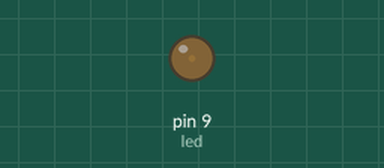
This sketch was run on a simulated Arduino Uno, built with avr-gcc and run on an emulated ATmega328P. Parts: output pins drawn as LEDs (lit = HIGH).

Above: at 0.05 s.
At 1.15 s:
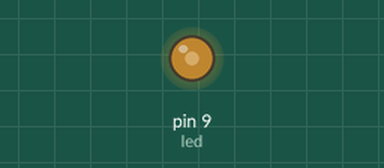
At 2.3 s:
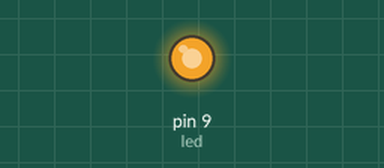
At 4.55 s:
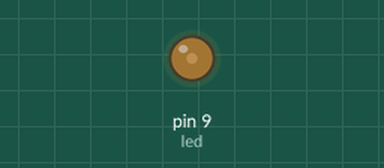
Timing chart, 0 to 6.6 s (numbered marks = the images above):
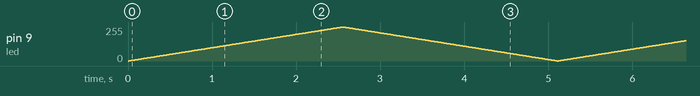

The sketch:

bright.ino
```cpp
const int led = 9;
int brightness = 0;
int increment = 1;

void setup() {

}

void loop() {
  analogWrite(led, brightness);

  brightness = brightness + increment;

  if((brightness >= 255)||(brightness <=0)) increment = -increment;
  delay(10);

}
```
